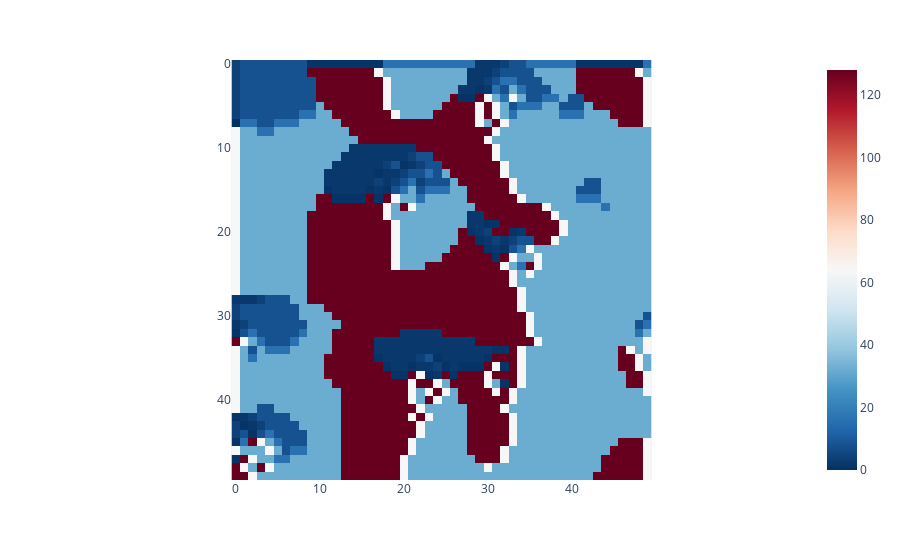

The code cell stored with this chart in its notebook:
### Markdown cell above
### Run the function to compute the flow accumulation using Dinf

### Code cell
fd_D8,fa_D8,ix_D8,ixc_D8 = flow_accumulation_D8(dem)

fig = px.imshow(fd_D8,color_continuous_scale='RdBu_r')
fig.show()

### Figure 1 — Plotly figure (JSON) as saved in the notebook; plotly's stock layout.template omitted (floating-point values rounded to 4 significant figures; data arrays with more than 128 entries replaced by an {"elided": "..."} marker saying what was removed)
{"data": [{"coloraxis": "coloraxis", "hovertemplate": "x: %{x}<br>y: %{y}<br>color: %{z}<extra></extra>", "name": "0", "type": "heatmap", "xaxis": "x", "yaxis": "y", "z": {"elided": "50x50 int values"}}], "layout": {"coloraxis": {"colorscale": [[0, "rgb(5,48,97)"], [0.1, "rgb(33,102,172)"], [0.2, "rgb(67,147,195)"], [0.3, "rgb(146,197,222)"], [0.4, "rgb(209,229,240)"], [0.5, "rgb(247,247,247)"], [0.6, "rgb(253,219,199)"], [0.7, "rgb(244,165,130)"], [0.8, "rgb(214,96,77)"], [0.9, "rgb(178,24,43)"], [1, "rgb(103,0,31)"]]}, "margin": {"t": 60}, "xaxis": {"anchor": "y", "constrain": "domain", "domain": [0, 1], "scaleanchor": "y"}, "yaxis": {"anchor": "x", "autorange": "reversed", "constrain": "domain", "domain": [0, 1]}}}
